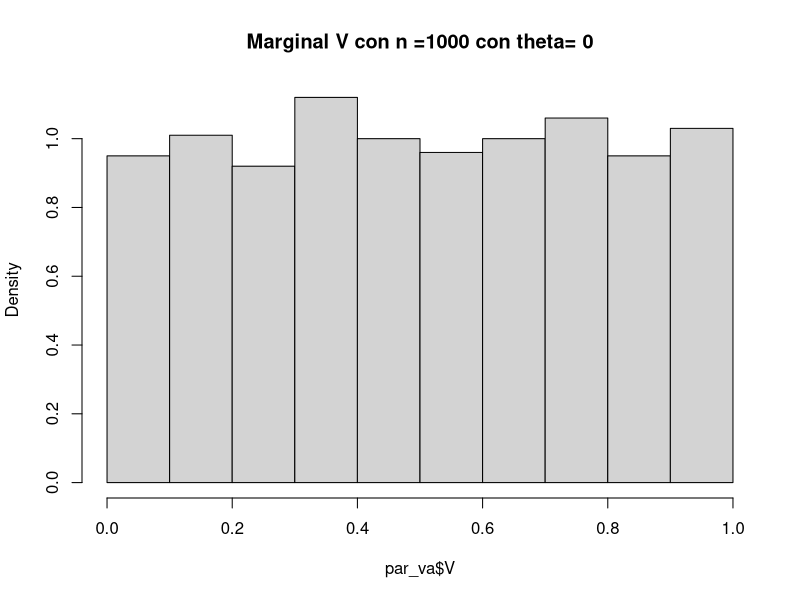
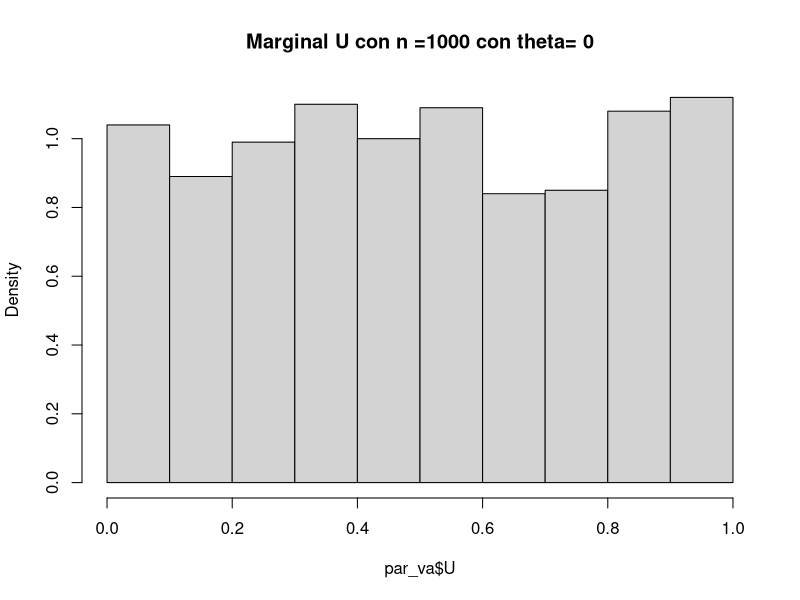
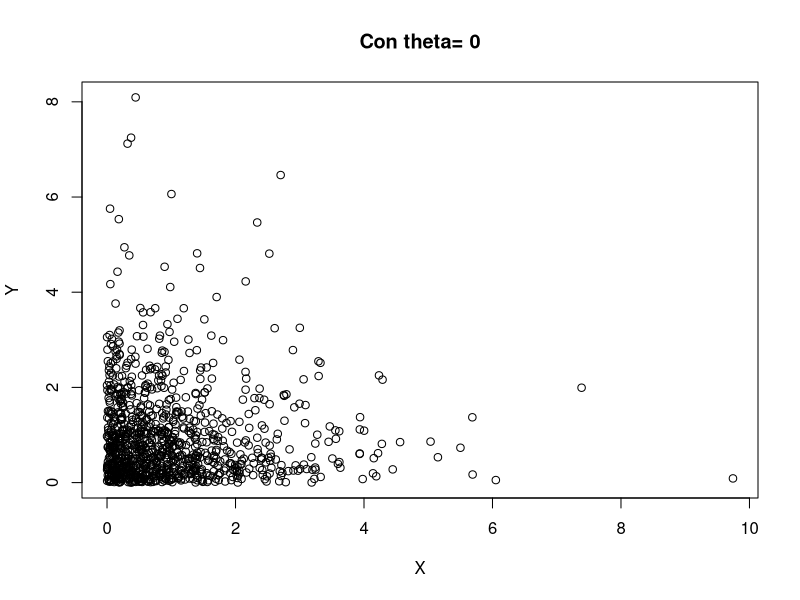
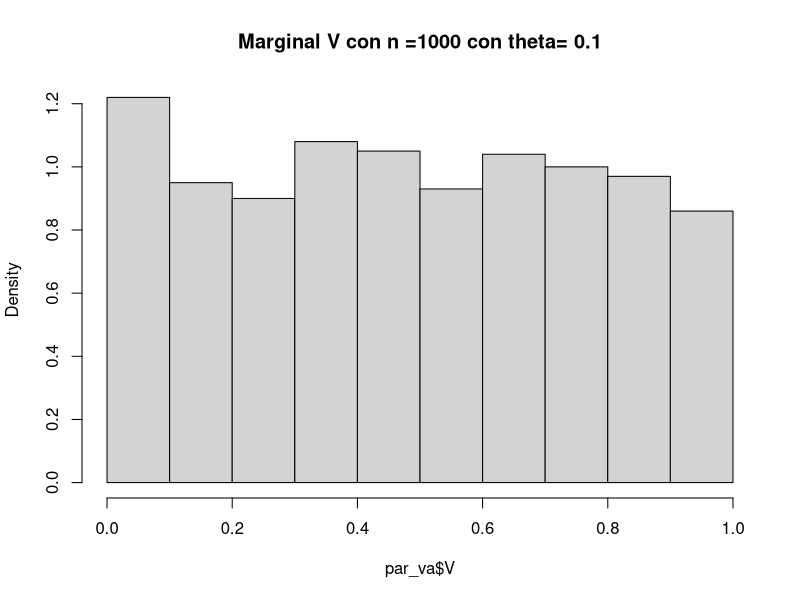
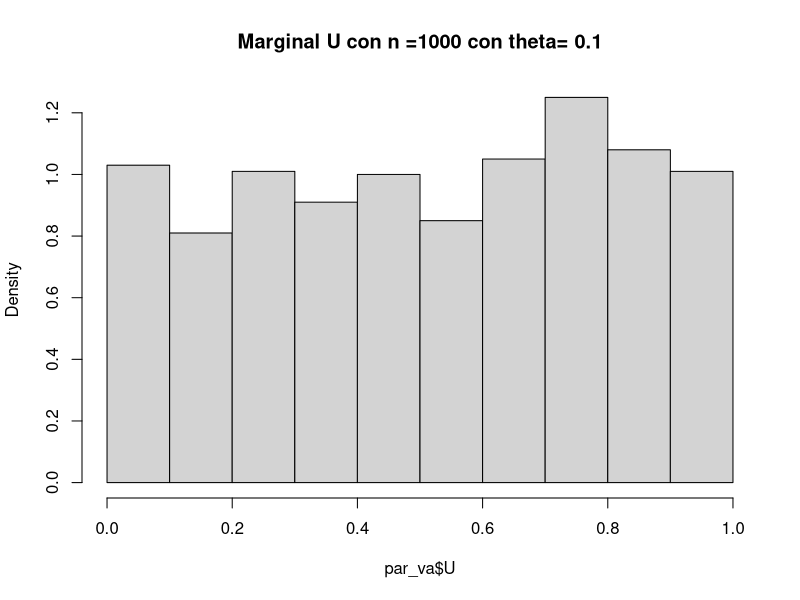
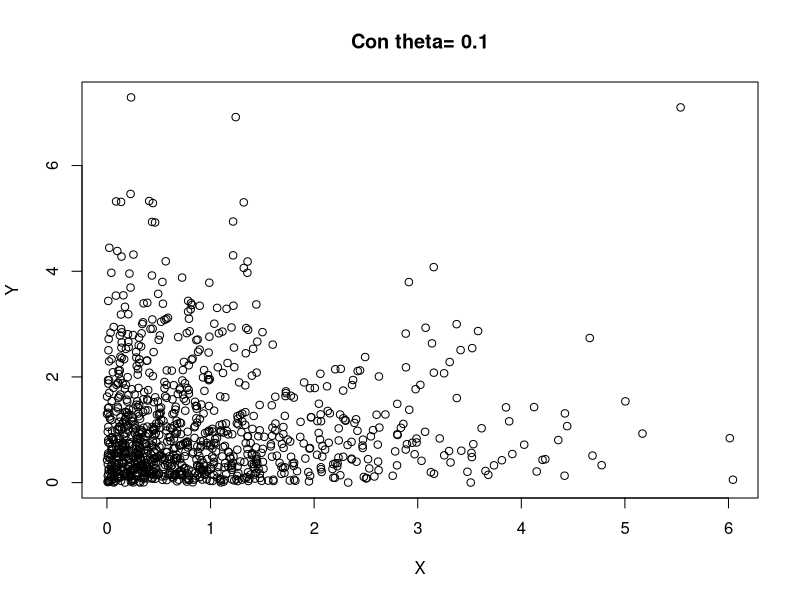
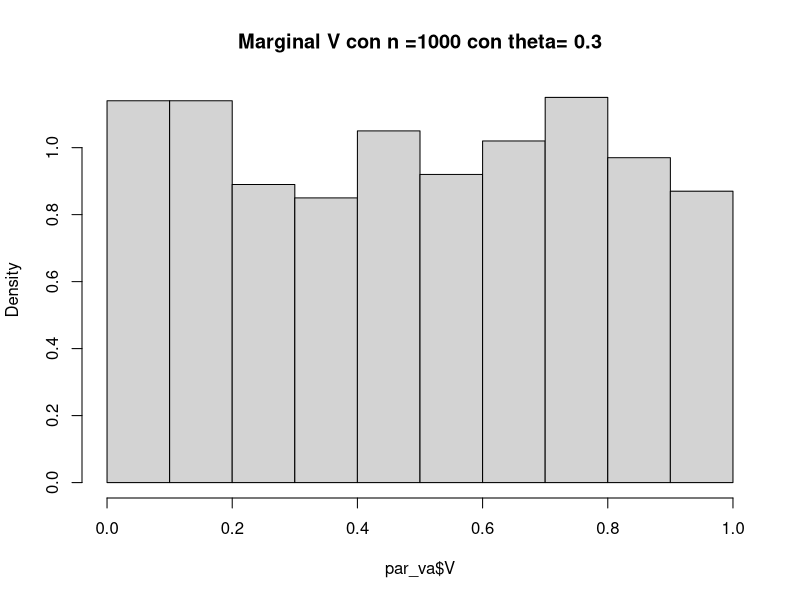
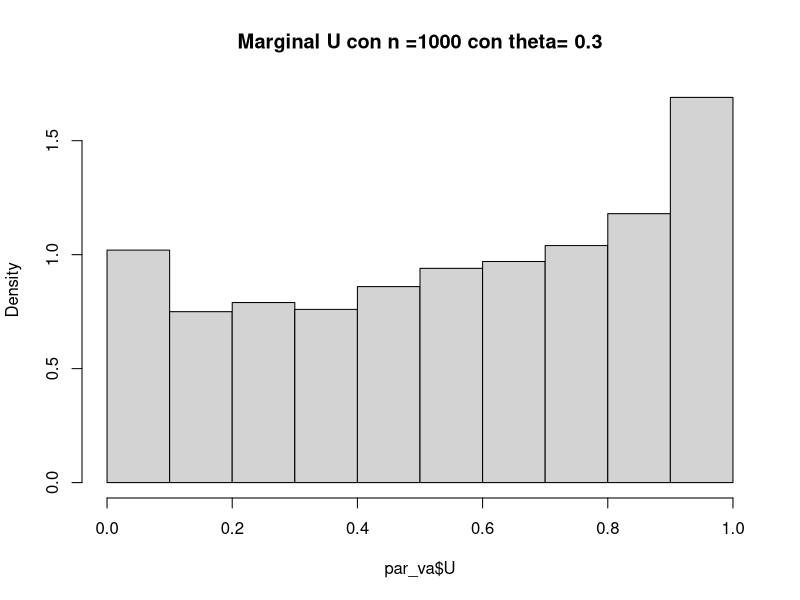

The R script that drew these images, in order:


#' Función inversa de la cópula de Cuadras-Augé
#'
#' @param w variable aleatoria uniforme (0,1).
#' @param v variable aleatoria uniforme (0,1).
#' @param theta parámetro para distribución.
#'
#' @return
H <- function(w, v, theta) {
  if (w  < (1-theta) * v^(1-theta)) {
    return((w/(1-theta))*v^theta)
  } else if (w  < v^(1-theta)) {
    return(v)
  } else if (w >= v^(1-theta)){
    return(w^(1-theta))
  }
}


#' Algoritmo para generar pares de variables (U,V) con distribución dada
#' por la cópula de Cuadras-Augé
#'
#' @param n - numero de variables a simular.
#' @param theta - parámetro para la distribución.
#'
#' @return un par de variables (U,V)
simular_cuadras_auge <- function(n, theta) {
  W <- runif(n)
  V <- runif(n)
  U <- c()
  for (i in 1:n) {
    U[i] <- H(W[i], V[i], theta)
  }
  return(list(U, V))
}


#----------------------Para  θ = 0, 0.1, 0.3, 0.85, 0.9:------------------------
#Para  θ = 0 --------------------------------------------------------------------
theta = 0
n = 1000
par_va <- simular_cuadras_auge(n, theta)
names(par_va) <- c("U", "V")
hist(par_va$V, probability = TRUE,  main = paste("Marginal V con n =1000 con theta=",
                                                 theta))
hist(par_va$U, probability = TRUE,  main = paste("Marginal U con n =1000 con theta=",
                                                 theta))
X = -log(par_va$U)
Y = -log(par_va$V)
plot(X, Y, main = paste("Con theta=",theta))

#Para  θ = 0.1------------------------------------------------------------------
theta = 0.1
n = 1000
par_va <- simular_cuadras_auge(n, theta)
names(par_va) <- c("U", "V")
hist(par_va$V, probability = TRUE,  main = paste("Marginal V con n =1000 con theta=",
                                                 theta))
hist(par_va$U, probability = TRUE,  main = paste("Marginal U con n =1000 con theta=",
                                                 theta))

X = -log(par_va$U)
Y = -log(par_va$V)
plot(X, Y, main = paste("Con theta=",theta))


#Para  θ = 0.3------------------------------------------------------------------
theta = 0.3
n = 1000
par_va <- simular_cuadras_auge(n, theta)
names(par_va) <- c("U", "V")
hist(par_va$V, probability = TRUE,  main = paste("Marginal V con n =1000 con theta=",
                                                 theta))
hist(par_va$U, probability = TRUE,  main = paste("Marginal U con n =1000 con theta=",
                                                 theta))

X = -log(par_va$U)
Y = -log(par_va$V)
plot(X, Y, main = paste("Con theta=",theta))

#Para  θ = 0.85-----------------------------------------------------------------
theta = 0.85
n = 1000
par_va <- simular_cuadras_auge(n, theta)
names(par_va) <- c("U", "V")
hist(par_va$V, probability = TRUE,  main = paste("Marginal V con n =1000 con theta=",
                                                 theta))
hist(par_va$U, probability = TRUE,  main = paste("Marginal U con n =1000 con theta=",
                                                 theta))

X = -log(par_va$U)
Y = -log(par_va$V)
plot(X, Y, main = paste("Con theta=",theta))

#Para  θ = 0.9------------------------------------------------------------------
theta = 0.9
n = 1000
par_va <- simular_cuadras_auge(n, theta)
names(par_va) <- c("U", "V")
hist(par_va$V, probability = TRUE,  main = paste("Marginal V con n =1000 con theta=",
                                                 theta))
hist(par_va$U, probability = TRUE,  main = paste("Marginal U con n =1000 con theta=",
                                                 theta))

X = -log(par_va$U)
Y = -log(par_va$V)
plot(X, Y, main = paste("Con theta=",theta))
#------------------------------------------------------------------------------

